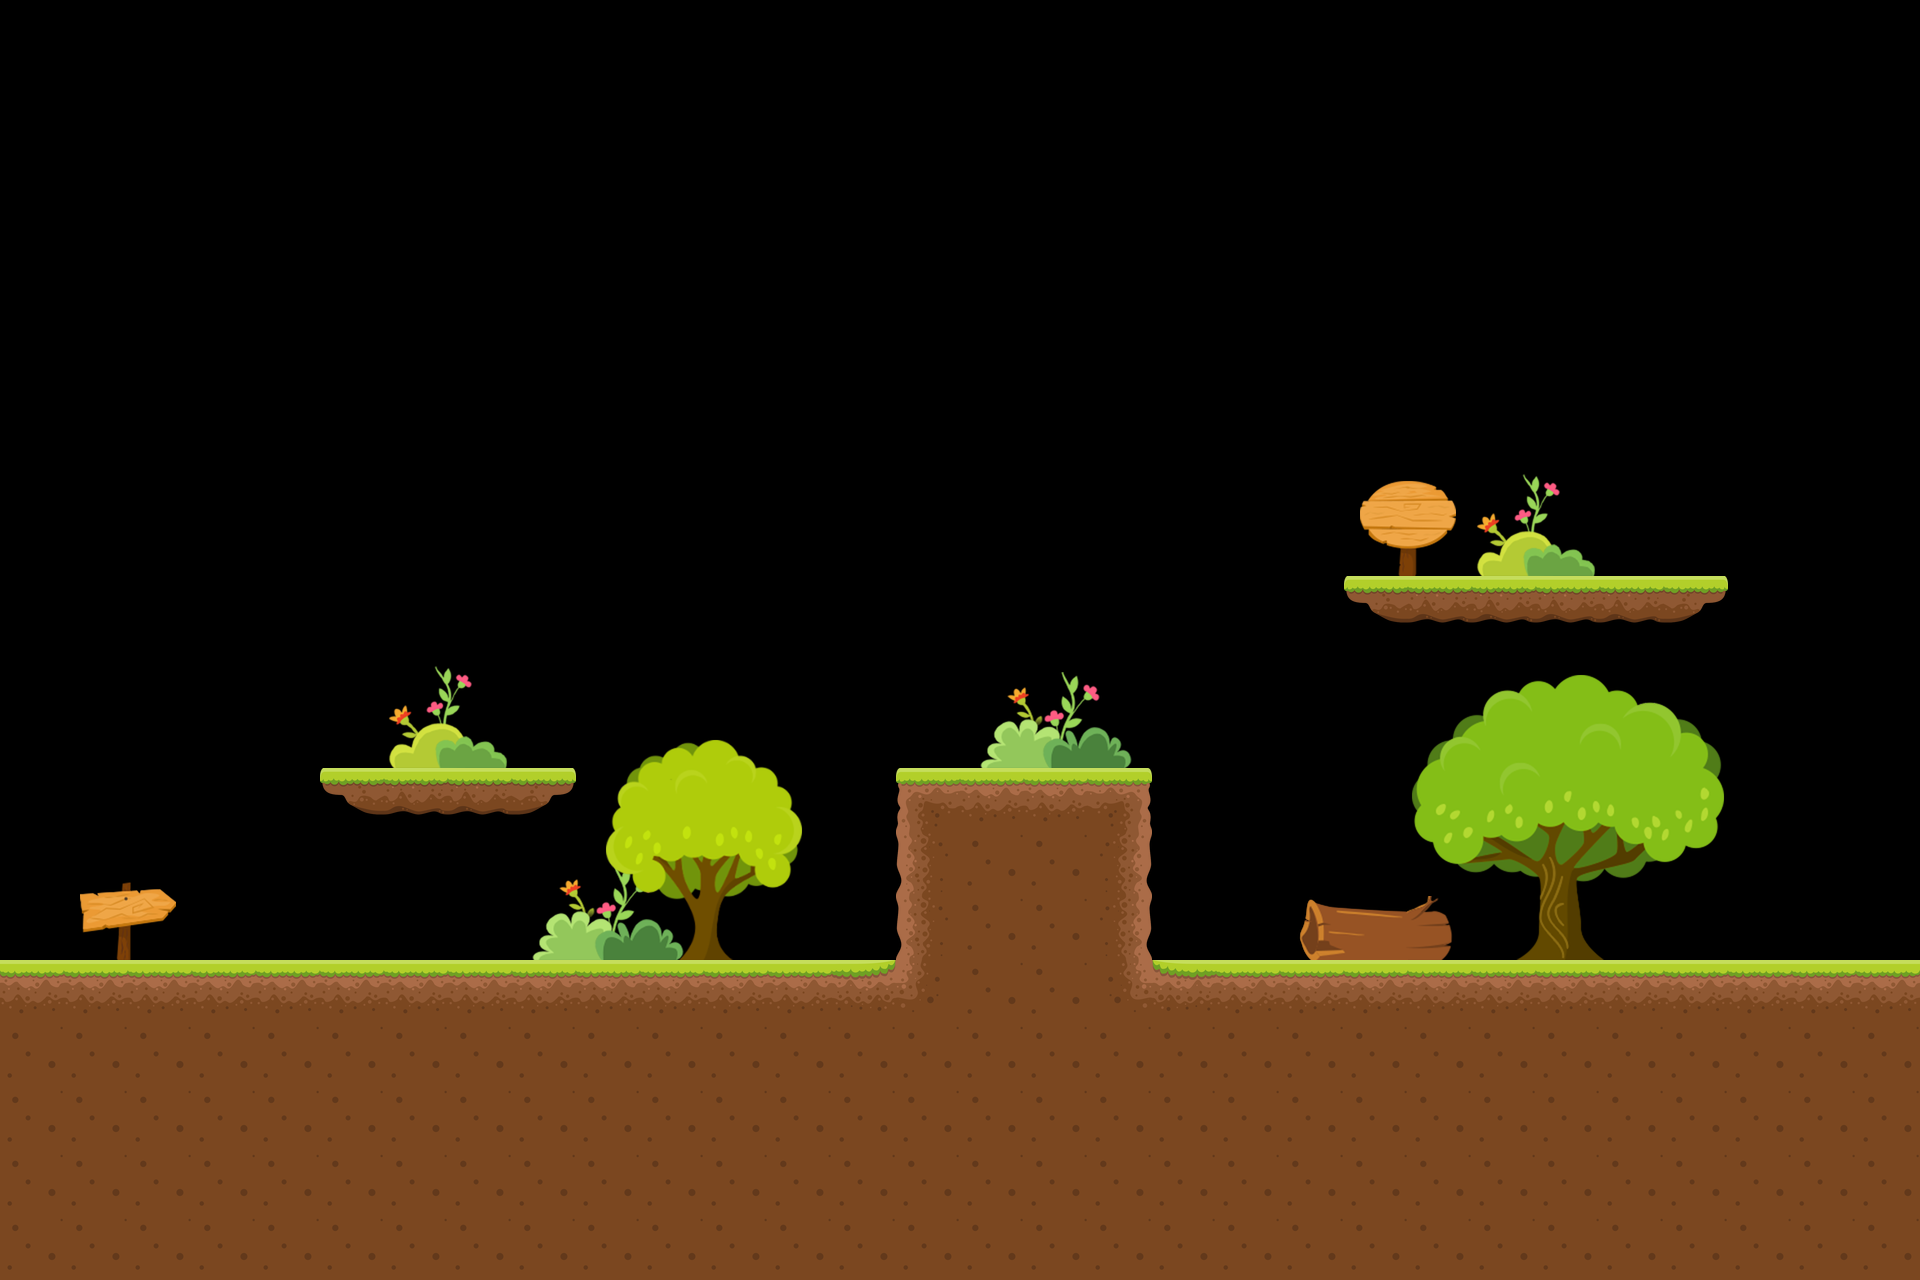

Rendered tile map (Tiled .tmx) drawn with the repository's tilesets; below, a short description and the map source with its tile grids summarised:
An orthogonal 30x20 tile map with 64x64 px tiles, 3 tile layers (Lands, LowLayer1, LowLayer2), 2 tilesets and 16 objects.

<map version="1.0" orientation="orthogonal" renderorder="right-down" width="30" height="20" tilewidth="64" tileheight="64" nextobjectid="32">
 <tileset firstgid="1" name="alpha-racing-lands" tilewidth="64" tileheight="64" tilecount="84" columns="14">
  <image source="SD/alpha-racing-lands.png" width="896" height="384" />
 </tileset>
 <tileset firstgid="85" name="alpha-racing-lands01" tilewidth="64" tileheight="64" tilecount="72" columns="8">
  <image source="SD/alpha-racing-lands01.png" width="512" height="576" />
 </tileset>
 <layer name="Lands" width="30" height="20">
  <data>[600 cells, 172 non-empty, 13 distinct tile ids]</data>
 </layer>
 <objectgroup name="alphaPosition1">
  <object id="11" x="1408" y="448" />
  <object id="12" x="1536" y="448" />
  <object id="13" x="1664" y="448" />
  <object id="14" x="1408" y="384" />
  <object id="15" x="1536" y="384" />
  <object id="16" x="1664" y="384" />
 </objectgroup>
 <objectgroup name="alphaPosition2">
  <object id="17" x="1472" y="896" />
  <object id="19" x="1600" y="896" />
  <object id="20" x="1728" y="896" />
 </objectgroup>
 <objectgroup name="alphaPosition3">
  <object id="23" x="358" y="706" />
  <object id="24" x="468" y="706" />
 </objectgroup>
 <layer name="LowLayer1" width="30" height="20">
  <data>[600 cells, 31 non-empty, 21 distinct tile ids]</data>
 </layer>
 <layer name="LowLayer2" width="30" height="20">
  <data>[600 cells, 45 non-empty, 45 distinct tile ids]</data>
 </layer>
 <objectgroup color="#ff0000" name="Obstacles">
  <object id="27" x="440" y="834">
   <properties>
    <property name="type" value="hanging" />
   </properties>
  </object>
  <object id="28" x="1536" y="644.982">
   <properties>
    <property name="type" value="hanging" />
   </properties>
  </object>
  <object id="29" x="1916" y="900">
   <properties>
    <property name="type" value="standing" />
   </properties>
  </object>
  <object id="30" x="117.478" y="14.7825" width="13.0435" height="930.435">
   <properties>
    <property name="type" value="flying" />
   </properties>
  </object>
 </objectgroup>
 <objectgroup color="#80ff00" name="Boosters">
  <object id="31" x="1026" y="710" />
 </objectgroup>
</map>
